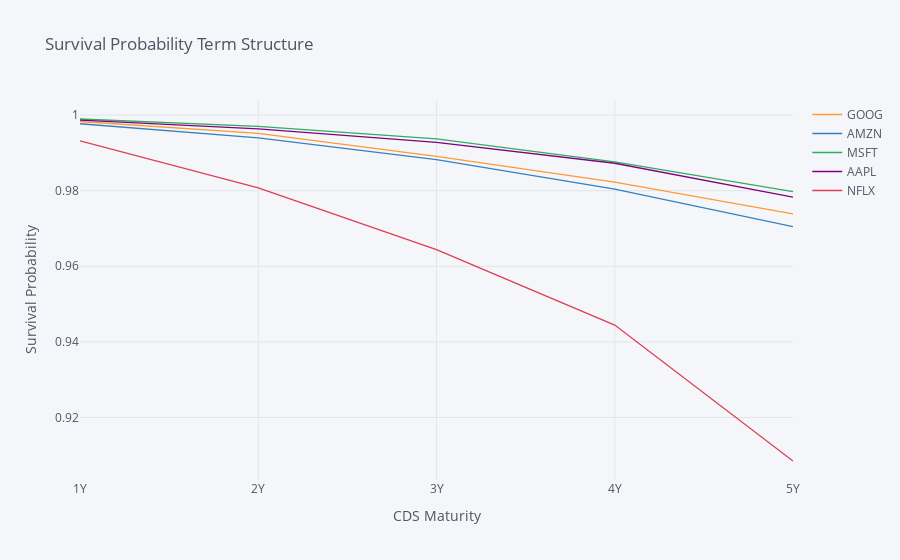

This figure's notebook cell:
### Code cell
term_structure3 = pd.DataFrame(survival_probabilities)
term_structure3.columns = ['1Y','2Y','3Y','4Y','5Y']
term_structure3.index = name
term_structure4 = pd.DataFrame(term_structure3.values.T, index=term_structure3.columns, columns=name)
print(term_structure4)
term_structure4.iplot(title='Survival Probability Term Structure', 
                                          xTitle='CDS Maturity', 
                                          yTitle='Survival Probability' 
                                          )

### Figure 1 — Plotly figure (JSON) as saved in the notebook; plotly's stock layout.template omitted (floating-point values rounded to 4 significant figures)
{"data": [{"line": {"color": "rgba(255, 153, 51, 1.0)", "dash": "solid", "shape": "linear", "width": 1.3}, "mode": "lines", "name": "GOOG", "text": "", "type": "scatter", "x": ["1Y", "2Y", "3Y", "4Y", "5Y"], "y": [0.9983, 0.9952, 0.9891, 0.9823, 0.9738]}, {"line": {"color": "rgba(55, 128, 191, 1.0)", "dash": "solid", "shape": "linear", "width": 1.3}, "mode": "lines", "name": "AMZN", "text": "", "type": "scatter", "x": ["1Y", "2Y", "3Y", "4Y", "5Y"], "y": [0.9977, 0.994, 0.9882, 0.9804, 0.9705]}, {"line": {"color": "rgba(50, 171, 96, 1.0)", "dash": "solid", "shape": "linear", "width": 1.3}, "mode": "lines", "name": "MSFT", "text": "", "type": "scatter", "x": ["1Y", "2Y", "3Y", "4Y", "5Y"], "y": [0.999, 0.997, 0.9937, 0.9876, 0.9797]}, {"line": {"color": "rgba(128, 0, 128, 1.0)", "dash": "solid", "shape": "linear", "width": 1.3}, "mode": "lines", "name": "AAPL", "text": "", "type": "scatter", "x": ["1Y", "2Y", "3Y", "4Y", "5Y"], "y": [0.9987, 0.9964, 0.9928, 0.9873, 0.9783]}, {"line": {"color": "rgba(219, 64, 82, 1.0)", "dash": "solid", "shape": "linear", "width": 1.3}, "mode": "lines", "name": "NFLX", "text": "", "type": "scatter", "x": ["1Y", "2Y", "3Y", "4Y", "5Y"], "y": [0.9932, 0.9808, 0.9644, 0.9444, 0.9085]}], "layout": {"legend": {"bgcolor": "#F5F6F9", "font": {"color": "#4D5663"}}, "paper_bgcolor": "#F5F6F9", "plot_bgcolor": "#F5F6F9", "title": {"font": {"color": "#4D5663"}, "text": "Survival Probability Term Structure"}, "xaxis": {"gridcolor": "#E1E5ED", "showgrid": true, "tickfont": {"color": "#4D5663"}, "title": {"font": {"color": "#4D5663"}, "text": "CDS Maturity"}, "zerolinecolor": "#E1E5ED"}, "yaxis": {"gridcolor": "#E1E5ED", "showgrid": true, "tickfont": {"color": "#4D5663"}, "title": {"font": {"color": "#4D5663"}, "text": "Survival Probability"}, "zerolinecolor": "#E1E5ED"}}}
